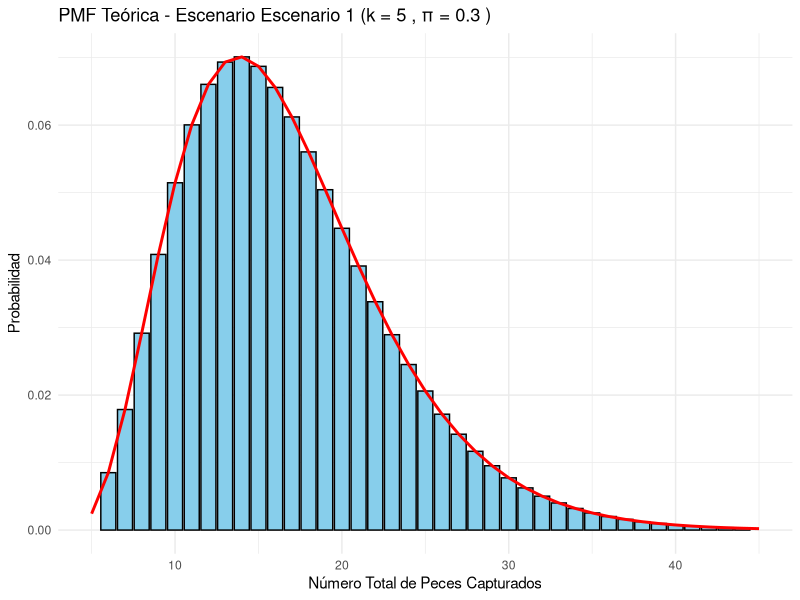
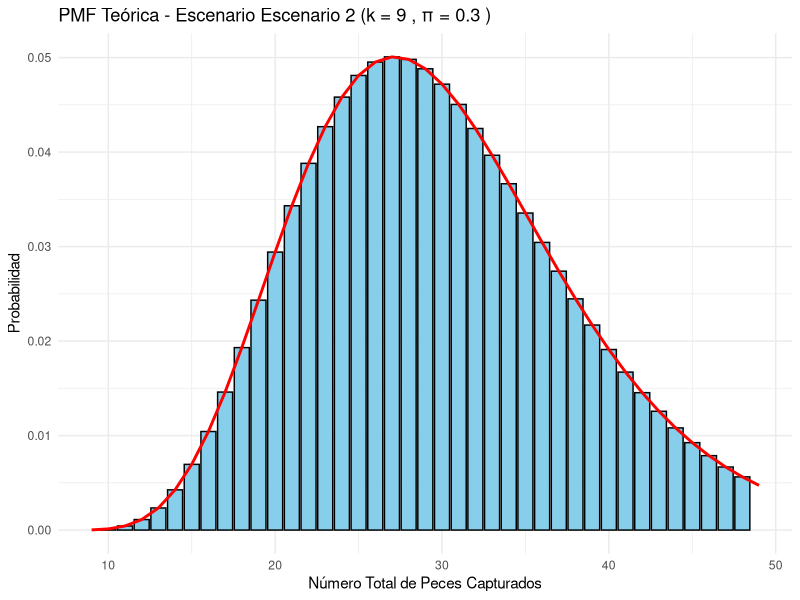
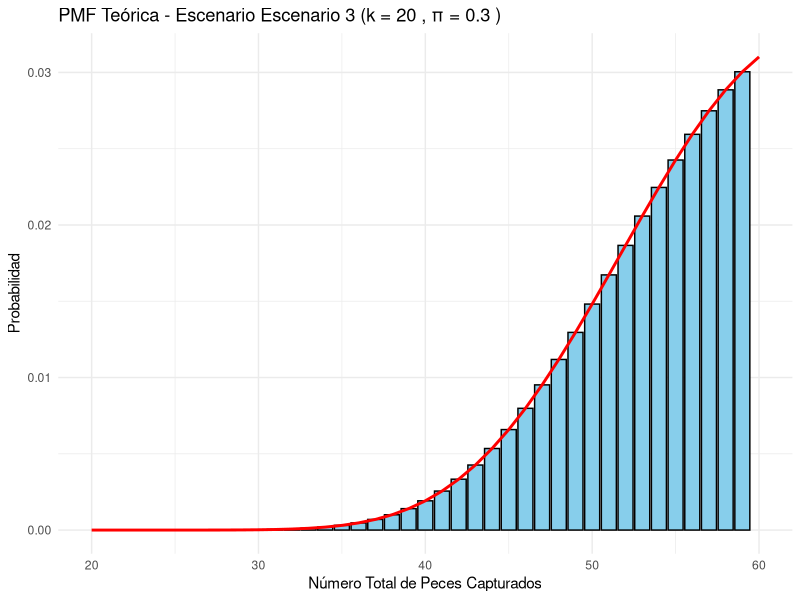
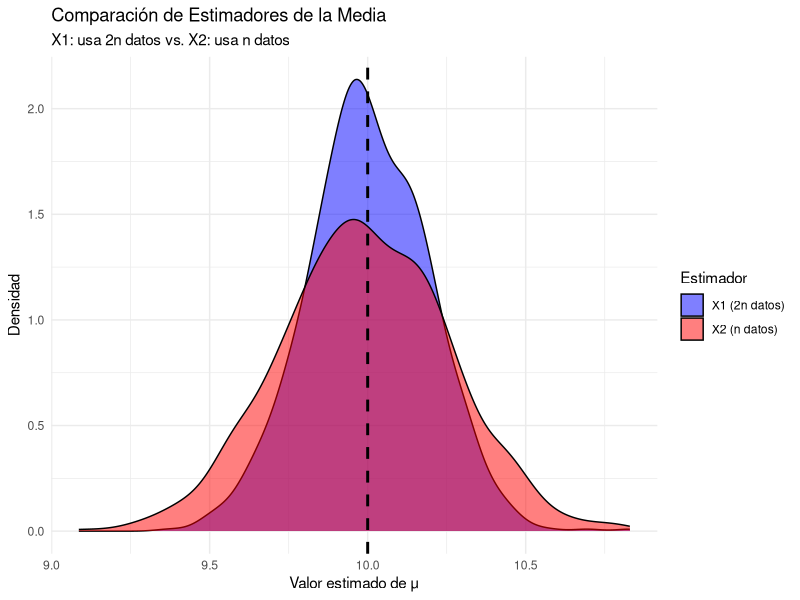

Generate these figures, in order, with R: (Note: this script raises an error after producing the figures.)
# -------------------------------
# UNIVERSIDAD AUTONOMA DE OCCIDENTE
## MAESTRIA EN INTELIGENCIA ARTIFICIAL Y CIENCIA DE DATOS
## INFERENCIA ESTADISTICA
## DESAFÍO 1
## Profesor: Cristian E García.
## Alumno: Yoniliman Galvis Aguirre
## Codigo: 22500214
## CALI - COLOMBIA
### 02/24/2025
# -------------------------------

# -------------------------------
# PREPARAR EL SISTEMA Y CARGAR LIBRERIAS Y 
# -------------------------------

# Variable de control para habilitar o deshabilitar la eliminación de archivos, si tiene problemas para instalar un paqute puede que ayude borrar estos archivos , primero ejecuta este Chunk en FALSE, si hay problemas llevalo a TRUE y ejecuta este Chunk de nuevo. ES probable que tenga que instalar las siguientes dependencias uasndo los siguientes comandos en uan terminal: 
# sudo apt-get update
# sudo apt-get install libharfbuzz-dev libfribidi-dev libcurl4-openssl-dev libssl-dev libxml2-dev libfontconfig1-dev libfreetype6-dev libpng-dev libtiff5-dev libjpeg-dev

eliminar_archivos_habilitado <- FALSE

# Definir los archivos a eliminar
archivos <- c(".Rhistory", ".RData", ".Rprofile")

# Función para eliminar los archivos si existen
eliminar_archivos <- function(archivos) {
  for (archivo in archivos) {
    if (file.exists(archivo)) {
      file.remove(archivo)
      cat("Archivo eliminado:", archivo, "\n")
    } else {
      cat("Archivo no encontrado:", archivo, "\n")
    }
  }
}

# Eliminar los archivos si se habilitó la opción
if (eliminar_archivos_habilitado) {
  eliminar_archivos(archivos)
} else {
  cat("La eliminación de archivos está deshabilitada.\n")
}

# Instalar y cargar el paquete para manejo de conflictos
install.packages("conflicted")
library(conflicted)

# Preferir funciones específicas de paquetes que estan en conflicto en la librería tidyverse purrr y tidyr las cuales tienen funciones con nombres iguales "stats" y "caret". así que vamos adefinir cual de estas funciones vamos a preferir

conflict_prefer("filter", "dplyr")
conflict_prefer("lag", "dplyr")
conflict_prefer("lift", "purrr")

# Para hacer isntalacion de varios paquetes creamos un vector que contenga los nombre de los paquetes que queremos instalar
paquetes <- c("dplyr", "ggplot2", "caret", "ModelMetrics", "stats4", "tidyverse","tidyr")

# hacemos una Función que nos permite instalar paquetes si no están ya instalados en el sistema
instalar_paquetes <- function(paquetes) {
  paquetes_instalados <- paquetes[paquetes %in% installed.packages()[,"Package"]]
  nuevos_paquetes <- paquetes[!(paquetes %in% installed.packages()[,"Package"])]
  
  if(length(nuevos_paquetes)) {
    install.packages(nuevos_paquetes, quiet = TRUE)
    cat("Se instalaron los siguientes paquetes:", nuevos_paquetes, "\n")
  } else {
    cat("Todos los paquetes ya están instalados.\n")
  }
  
  if(length(paquetes_instalados)) {
    cat("Los siguientes paquetes ya estaban instalados:", paquetes_instalados, "\n")
  }
}

# Instala los paquetes que son necesarios
instalar_paquetes(paquetes)


# Cargar los paquetes
library(dplyr)
library(ggplot2)
library(caret)
library(ModelMetrics)
library(stats4)
library(tidyverse)
library(tidyr)

# -------------------------------
# SITUACION 1
# -------------------------------

# Estimacion de la proporcion de peces en el oceano pacífico
## Definimos los parámetros para hacer la simulacion
set.seed(1234)

# pi_verdadero es el valor real del parámetro que queremos estimar, en este caso es la proporcion de la especie de peces en el oceano pacífico $\pi$, contra este valor es que vamos a comparar los estimadores en la simulación, sin este valor no podriamos hacer la validacion del ECM ó del sesgo de la simulación. Si no se conoce el valor pi_verdadero, no es posible usar ECM y tocaría evaluar el rendimiento con otras métricas como varianza, intervalos de confianza o por estudios previos de muestreo.
pi_verdadero <- 0.3  # Valor verdadero de π (0 < π ≤ 0.5)

# Definimos los 3 escenarios: n = número de barcos, k = número de capturas requeridas
Escenarios <- list("Escenario 1" = list(n = 10, k = 5),
                   "Escenario 2" = list(n = 20, k = 9),
                   "Escenario 3" = list(n = 50, k = 20))

B <- 500  # Número de simulaciones por escenario

# --- Función para el Estimador Bayesiano ó Prior---
# Calcula la media del posterior con prior uniforme en (0, 0.5)
media <- function(sum_x, n, k) {
  post_density <- function(pi) {
    2 * pi^(n * k) * (1 - pi)^(sum_x - n * k)
  }
  norm_const <- integrate(post_density, lower = 0, upper = 0.5)$value
  num_int <- integrate(function(pi) pi * post_density(pi),
                       lower = 0, upper = 0.5)$value
  return(num_int / norm_const)
}

# --- Definición de los Estimadores Propuestos ---

# 1. Estimador MLE (o basado en la media muestral)
estimador_mle <- function(data, k) { 
  k / mean(data) 
}

# 2. Estimador basado en transformación logarítmica
# Evitamos usar el nombre "log" para no colisionar con la función base.
estimador_log <- function(data, k) { 
  exp(mean(log(k / data))) 
}

# 3. Estimador Bayesiano
estimador_bayes <- function(data, k) { 
  media(sum(data), length(data), k) 
}

# 4. Estimador UMVUE (insesgado)
estimador_umvue <- function(data, k) {
  (length(data) * k - 1) / (sum(data) - 1)
}

# --- Simulaciones y Comparaciones ---
result <- list()           # Para almacenar el ECM de cada estimador por escenario
estimates_all <- data.frame()  # Para recolectar los valores estimados y graficarlos

for (esc in names(Escenarios)) {
  n <- Escenarios[[esc]]$n
  k <- Escenarios[[esc]]$k
  
  # Matriz para almacenar los valores de cada estimador en cada simulación
  est <- matrix(NA, nrow = B, ncol = 4)
  colnames(est) <- c("MLE", "Logaritmo", "Bayes", "UMVUE")
  
  for (i in 1:B) {
    # Generar datos para n barcos:
    # rnbinom(n, size = k, prob = pi_verdadero) genera el número de fracasos hasta k éxitos.
    # Sumamos k para obtener el total de capturas.
    data <- rnbinom(n, size = k, prob = pi_verdadero) + k
    
    # Calcular cada uno de los estimadores:
    est[i, "MLE"]       <- estimador_mle(data, k)
    est[i, "Logaritmo"] <- estimador_log(data, k)
    est[i, "Bayes"]     <- estimador_bayes(data, k)
    est[i, "UMVUE"]     <- estimador_umvue(data, k)
  }
  
  # Calcular el ECM para cada estimador en el escenario actual
  ECM <- colMeans((est - pi_verdadero)^2)
  result[[esc]] <- ECM
  
  # Convertir a formato largo para graficar
  df <- as.data.frame(est)  # Se usa "est" (no "estimaciones")
  df$Simulacion <- 1:B
  df_long <- pivot_longer(df, cols = c("MLE", "Logaritmo", "Bayes", "UMVUE"),
                          names_to = "Estimador", values_to = "Valor")
  df_long$Escenario <- esc
  estimates_all <- rbind(estimates_all, df_long)
}

# Mostrar los resultados (ECM) para cada escenario
for (esc in names(result)) {
  cat("\nEscenario", esc, "\n")
  print(result[[esc]])
}

# --- Graficar la PMF teórica de la distribución negativa binomial para cada escenario ---
# Esto ilustra la distribución de capturas en un solo barco (para cada k del escenario)
for (esc in names(Escenarios)) {
  k_vis <- Escenarios[[esc]]$k
  x_vals <- k_vis:(k_vis + 40)
  # Redondeamos para asegurarnos de tener valores enteros en la función dnbinom
  pmf_vals <- dnbinom(round(x_vals - k_vis), size = k_vis, prob = pi_verdadero)
  df_teorico <- data.frame(Total = x_vals, Probabilidad = pmf_vals)
  
  set.seed(123)  # Para reproducibilidad
  n_sim <- 10000
  simulados <- rnbinom(n_sim, size = k_vis, prob = pi_verdadero) + k_vis
  df_sim <- data.frame(Total = simulados)
  
  g <- ggplot(df_teorico, aes(x = Total, y = Probabilidad)) +
    geom_bar(stat = "identity", fill = "skyblue", color = "black") +
    geom_line(data = df_teorico, aes(x = Total, y = Probabilidad),
              color = "red", size = 1) +
    labs(title = paste("PMF Teórica - Escenario", esc, "(k =", k_vis, ", π =", pi_verdadero, ")"),
         x = "Número Total de Peces Capturados", y = "Probabilidad") +
    xlim(c(k_vis, k_vis + 40)) +
    theme_minimal()
  
  print(g)
}

# Construir la tabla ECM utilizando sapply y verificando que cada estimador exista
ECM_tabla <- data.frame(
  Escenario   = names(result),
  n           = sapply(names(result), function(x) Escenarios[[x]]$n),
  k           = sapply(names(result), function(x) Escenarios[[x]]$k),
  MLE         = sapply(result, function(x) { if("MLE" %in% names(x)) as.numeric(x["MLE"]) else NA }),
  Logaritmo   = sapply(result, function(x) { if("Logaritmo" %in% names(x)) as.numeric(x["Logaritmo"]) else NA }),
  Bayes       = sapply(result, function(x) { if("Bayes" %in% names(x)) as.numeric(x["Bayes"]) else NA }),
  UMVUE       = sapply(result, function(x) { if("UMVUE" %in% names(x)) as.numeric(x["UMVUE"]) else NA }),
  stringsAsFactors = FALSE
)


# Resumen de EMC de el desempeño de los estimadores en cada escenario planteado
if(requireNamespace("knitr", quietly = TRUE)){
  knitr::kable(ECM_tabla, caption = "ECM de cada estimador por escenario, donde n = número de barcos, k = número de capturas requeridas")
} else {
  print(ECM_tabla)
}

# -------------------------------
# SITUACION 2
# -------------------------------

###############################################################################
# Estimación de la Media de una Población
# Comparación de dos estimadores:
#   X1 = (1/(2n)) * Σ x_i (usa 2n datos)
#   X2 = (1/n)  * Σ x_i (usa solo los primeros n datos)
#
# Se evidenciará que X1 es mejor ya que tiene menor varianza.
###############################################################################

# Parámetros de la simulación
set.seed(123)                # La semilla para grantizar la reproducibilidad
n <- 50                      # tamaño de la muestra
N <- 2 * n                   # Tamaño total de la muestra
mu <- 10                     # Media de la poblacion
sigma <- 2                   # Desviación estándarde la poblacion
replicaciones <- 1000        # Número de muestras para la simulacion

# Creamos los vectores para almacenar los estimadores
X1 <- numeric(replicaciones) # Estimador que usa 2n datos (todos)
X2 <- X1  # Estimador que solo usa el primer set de datos

# Simulación: en cada réplica se extrae una muestra de tamaño 2n de la población
for(i in 1:replicaciones){
  sample_data <- rnorm(N, mean = mu, sd = sigma)
  X1[i] <- mean(sample_data)        # Usa todos los 2n datos
  X2[i] <- mean(sample_data[1:n])     # Usa solo los primeros n datos
}

# Calcular las varianzas empíricas (ECM, pues son insesgados)
ecm_X1 <- var(X1)   # Teóricamente: sigma^2/(2n) = (4)/(100) = 0.04
ecm_X2 <- var(X2)   # Teóricamente: sigma^2/n   = (4)/(50)  = 0.08

cat("Varianza (ECM) de X1 (2n datos):", ecm_X1, "\n")
cat("Varianza (ECM) de X2 (n datos):", ecm_X2, "\n")

# Crear un data frame para graficar las densidades de ambos estimadores
df <- data.frame(
  Estimador = factor(c(rep("X1 (2n datos)", length(X1)), rep("X2 (n datos)", length(X2)))),
  Valor = c(X1, X2)
)

# Gráfica comparativa: densidades de los estimadores y línea vertical en mu
g <- ggplot(df, aes(x = Valor, fill = Estimador)) +
  geom_density(alpha = 0.5) +
  geom_vline(xintercept = mu, linetype = "dashed", color = "black", linewidth = 1) +
  labs(title = "Comparación de Estimadores de la Media",
       subtitle = "X1: usa 2n datos vs. X2: usa n datos",
       x = "Valor estimado de μ", y = "Densidad") +
  scale_fill_manual(values = c("blue", "red")) +
  theme_minimal()

print(g)

# Tabla de resumen usando knitr::kable
ECM_tabla <- data.frame(
  Estimador = c("X1 (2n datos)", "X2 (n datos)"),
  ECM = c(ecm_X1, ecm_X2)
)

# Imprimir la tabla
kable(ECM_tabla, caption = "ECM (Varianza empírica) de cada estimador")
